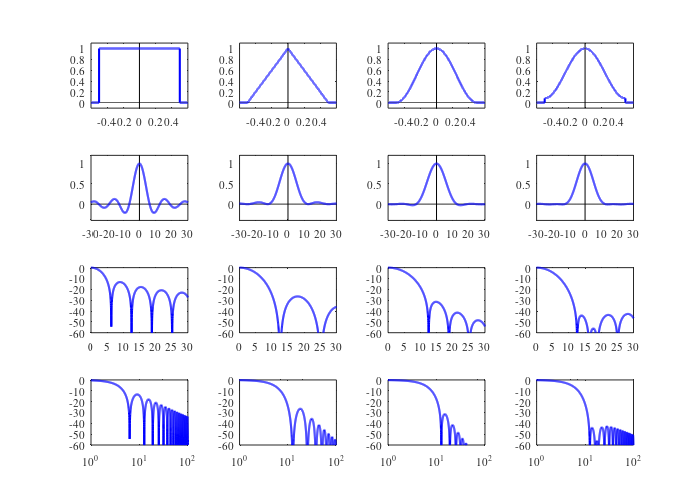

Recreate this plot in MATLAB.
% Continuous-time windows

clear; close all;

set(0,'DefaultAxesFontName','Times','DefaultAxesFontUnits','points',...
   'DefaultAxesFontSize',8,'DefaultTextFontName','Times',...
   'DefaultTextFontUnits','points','DefaultTextFontSize',8);

f1=figure;
set(f1,'paperunits','inches','PaperPosition',[0,0,7,5],...
    'units','inches','position',[1,1,7,5]);


T_0=1; Om0=20*(2*pi/T_0); Om=linspace(-Om0,Om0,10000);
t=linspace(-T_0/2-0.1,T_0/2+0.1,12000);

wR=(t >= -T_0/2 & t <= T_0/2);%ones(size(t));
wB=(1-2*abs(t)/T_0).*wR;
wHan=(0.50+0.50*cos(2*pi*t/T_0)).*wR;
wHam=(0.54+0.46*cos(2*pi*t/T_0)).*wR;
subplot(4,4,1); 
plot(t,0*t,'k','linewidth',0.5); hold on;
plot([0,0],[-0.1,1.1],'k','linewidth',0.5);
plot(t,wR,'b','linewidth',1.5); axis([-0.6 0.6 -0.1 1.1]);
subplot(4,4,2);  
plot(t,0*t,'k','linewidth',0.5); hold on;
plot([0,0],[-0.1,1.1],'k','linewidth',0.5);
plot(t,wB,'b','linewidth',1.5); axis([-0.6 0.6 -0.1 1.1]);
subplot(4,4,3);  
plot(t,0*t,'k','linewidth',0.5); hold on;
plot([0,0],[-0.1,1.1],'k','linewidth',0.5);
plot(t,wHan,'b','linewidth',1.5); axis([-0.6 0.6 -0.1 1.1]);
subplot(4,4,4);  
plot(t,0*t,'k','linewidth',0.5); hold on;
plot([0,0],[-0.1,1.1],'k','linewidth',0.5);
plot(t,wHam,'b','linewidth',1.5); axis([-0.6 0.6 -0.1 1.1]);



a=0.5; b=0.25;

WR=sin(Om*T_0/2)./(Om/2);
WB=(4*(sin(Om*T_0/4)).^2)./(Om.*Om*T_0/2);
WHan=a*sin(Om*T_0/2)./(Om/2)+b*sin((Om-2*pi/T_0)*T_0/2)./...
    ((Om-2*pi/T_0)/2)+b*sin((Om+2*pi/T_0)*T_0/2)./((Om+2*pi/T_0)/2);
WHam=0.54*sin(Om*T_0/2)./(Om/2)+0.23*sin((Om-2*pi/T_0)*T_0/2)./...
    ((Om-2*pi/T_0)/2)+0.23*sin((Om+2*pi/T_0)*T_0/2)./((Om+2*pi/T_0)/2);
WHan=2*WHan; WHam=(1/0.54)*WHam; WB=2*WB;

subplot(4,4,5); 
plot(Om,0*Om,'k','linewidth',0.5); hold on;
plot([0,0],[-0.4,1.2],'k','linewidth',0.5);
plot(Om,WR,'b','linewidth',1.5); axis([-30 30 -0.4 1.2]);

subplot(4,4,6); 
plot(Om,0*Om,'k','linewidth',0.5); hold on;
plot([0,0],[-0.4,1.2],'k','linewidth',0.5);
plot(Om,WB,'b','linewidth',1.5); axis([-30 30 -0.4 1.2]);

subplot(4,4,7) 
plot(Om,0*Om,'k','linewidth',0.5); hold on;
plot([0,0],[-0.4,1.2],'k','linewidth',0.5);
plot(Om,WHan,'b','linewidth',1.5); axis([-30 30 -0.4 1.2]);

subplot(4,4,8)
plot(Om,0*Om,'k','linewidth',0.5); hold on;
plot([0,0],[-0.4,1.2],'k','linewidth',0.5);
plot(Om,WHam,'b','linewidth',1.5); axis([-30 30 -0.4 1.2]);


subplot(4,4,09), 
plot(Om, 20*log10(abs(WR)),'b','linewidth',1.5); axis([0 30 -60 0]);
subplot(4,4,10), 
plot(Om, 20*log10(abs(WB)),'b','linewidth',1.5); axis([0 30 -60 0]);
subplot(4,4,11), 
plot(Om, 20*log10(abs(WHan)),'b','linewidth',1.5); axis([0 30 -60 0]);
subplot(4,4,12), 
plot(Om, 20*log10(abs(WHam)),'b','linewidth',1.5); axis([0 30 -60 0]);


subplot(4,4,13), 
semilogx(Om, 20*log10(abs(WR)),'b','linewidth',1.5); axis([1 100 -60 0]);
subplot(4,4,14), 
semilogx(Om, 20*log10(abs(WB)),'b','linewidth',1.5); axis([1 100 -60 0]);
subplot(4,4,15), 
semilogx(Om, 20*log10(abs(WHan)),'b','linewidth',1.5); axis([1 100 -60 0]);
subplot(4,4,16), 
semilogx(Om, 20*log10(abs(WHam)),'b','linewidth',1.5); axis([1 100 -60 0]);

print -depsc2 ../artfiles/0726_ctwindows.eps;
